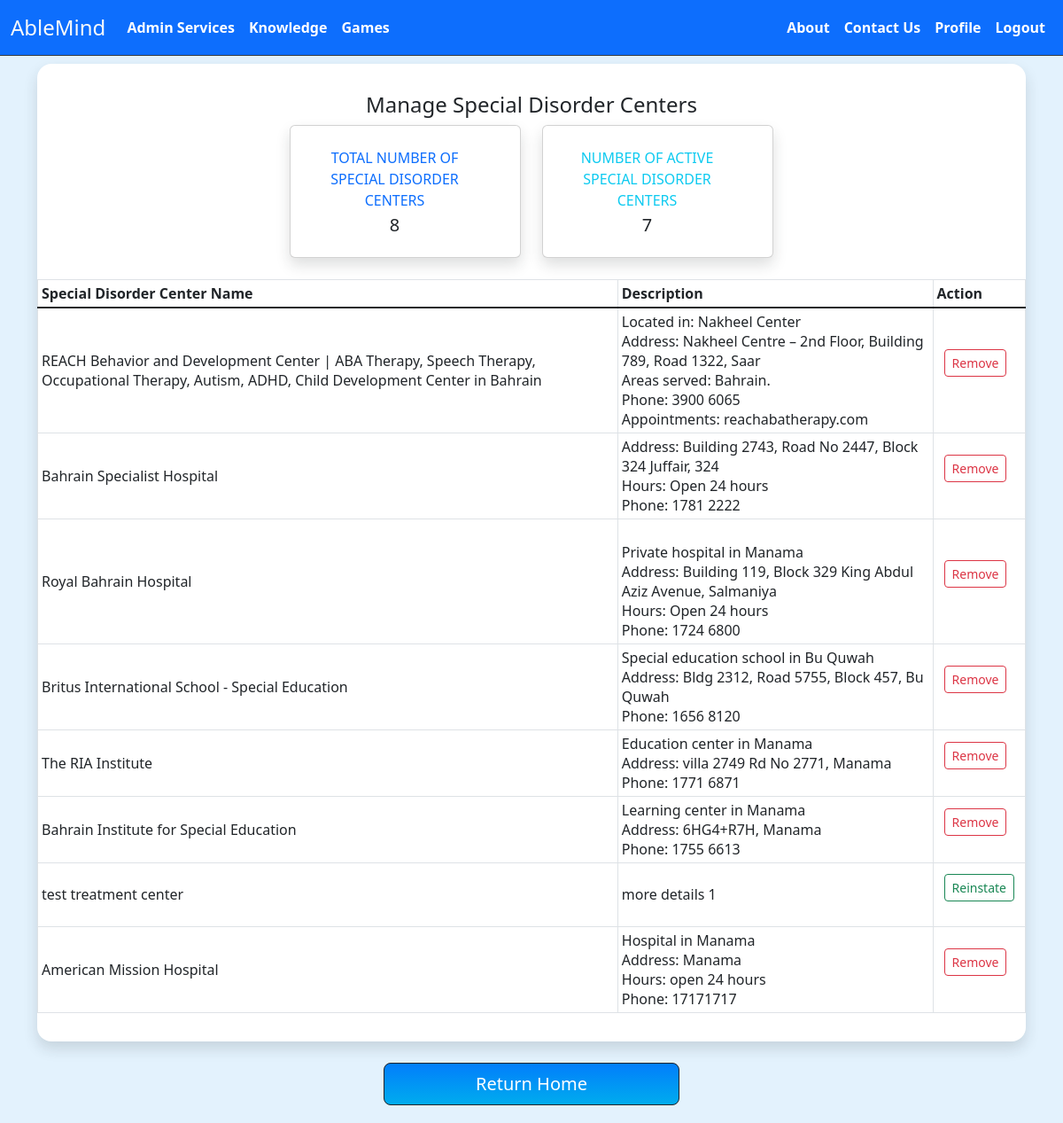
Page /manageTreatmentCenters.php (signed in) on the committed database.
### tables this page shows
CREATE TABLE `treatment_center` (
  `treat_center_id` int(11) NOT NULL,
  `center_name` varchar(200) NOT NULL,
  `description` varchar(500) NOT NULL,
  `status` varchar(10) NOT NULL DEFAULT 'active',
  `picture` varchar(250) NOT NULL DEFAULT 'defaultTreatmentCenter.png'
);

### manageTreatmentCenters.php (the view, shortened to what this page needs)
<?php
require("project_connection.php");
require("navbar_admin.php");
try {
  $sql = "SELECT * FROM `treatment_center`";
  $result = $db->query($sql);
  $rows = $result->fetchAll();
  $sql2 = "SELECT COUNT(*) FROM `treatment_center` where `status` = 'active'";
  $countResult = $db->query($sql2);
  $count = $countResult->fetchColumn();
} catch (PDOException $e) {
  echo $e->getMessage();
  die();
}
?>
<!DOCTYPE html>
<html lang="en">
<head>
  <link href="./assets/dist/css/bootstrap.min.css" rel="stylesheet">
</head>
<body style="background-color: #e3f2fd;">
  <br><br><br>
  <div class='container-lg'>
    <div class="rounded-4 shadow bg-white  py-3">
      <h4 class="mt-3 mb-2 mx-auto text-center"> Manage Special Disorder Centers</h4>
      <div class="row">
        <div class="col-xl-3 col-md-6 mb-4 ms-auto">
          <div class="card border-left-primary shadow h-100 py-2">
            <div class="card-body">
              <div class="row no-gutters align-items-center">
                <div class="col mr-2">
                  <div class="text-xs font-weight-bold text-primary text-uppercase mb-1 text-center">
                    Total Number of Special Disorder Centers</div>
                  <div class="h5 mb-0 font-weight-bold text-gray-800 text-center"><?php echo count($rows) ?> </div>
                </div>
              </div>
            </div>
          </div>
        </div>
        <div class="col-xl-3 col-md-6 mb-4 me-auto">
          <div class="card border-left-primary shadow h-100 py-2">
            <div class="card-body">
              <div class="row no-gutters align-items-center">
                <div class="col mr-2">
                  <div class="text-xs font-weight-bold text-info text-uppercase mb-1 text-center">
                    Number of active Special Disorder Centers</div>
                  <div class="h5 mb-0 font-weight-bold text-gray-800 text-center"><?php echo $count; ?> </div>
                </div>
              </div>
            </div>
          </div>
        </div>
        <div class="table-responsive text-center">
          <table class="table table-bordered table-sm">
            <thead>
              <tr>
                <th scope="col">Special Disorder Center Name</th>
                <th scope="col">Description</th>
                <th scope="col">Action</th>
              </tr>
            </thead>
            <tbody class="table-group-divider table align-middle">
              <?php
              foreach ($rows as $row) {
              ?>
                <tr>
                  <td><?php echo $row['center_name']; ?></td>
                  <td style="white-space: pre-line;"><?php echo $row['description']; ?></td>
                  <td>
                    <form>
                      <?php
                      if ($row['status'] == 'active')
                        echo "<input type='submit' name='removeCenter' class='btn btn-outline-danger btn-sm' value='Remove'/>";
                      else
                        echo "<input type='submit' name='reinstateCenter' class='btn btn-outline-success btn-sm' value='Reinstate'/>";
                      ?>
                    </form>
                  </td>
                </tr>
              <?php
              }
              ?>
            </tbody>
          </table>
        </div>
      </div>
    </div>
    <div style="width:30%; margin-left:auto; margin-right:auto; margin-bottom:20px;">
      <br>
      <a class='btn btn-dark btn-lg d-block' style="background-image: linear-gradient(0deg, rgb(0, 172, 238) 0%, rgb(2, 126, 251) 100%);" href="<?php if (isset($_SESSION['userType'])) {
                                                                                                                                                  if ($_SESSION['userType'] == "member")
                                                                                                                                                    echo 'memberDashboard.php';
                                                                                                                                                  else if ($_SESSION['userType'] == "admin")
                                                                                                                                                    echo 'adminDashboard.php';
                                                                                                                                                  else if ($_SESSION['userType'] == "specialist")
                                                                                                                                                    echo 'specialistDashboard.php';
                                                                                                                                                } else
                                                                                                                                                  echo 'homepage.php'; ?>">Return Home</a>
    </div>
  </div>
</body>
</html>

### rows in the picture
treatment_center: center_name "REACH Behavior and Development Center | ABA Therapy, Speech Therapy, Occupational Therapy, Autism, ADHD, Child Development Center in Bahrain", description "Located in: Nakheel Center Address: Nakheel Centre – 2nd Floor, Building 789, Road 1322, Saar Areas served: Bahrain. Phone: 3900 6065 Appointments: reachabatherapy.com"
treatment_center: center_name "Bahrain Specialist Hospital", description "Address: Building 2743, Road No 2447, Block 324 Juffair, 324 Hours: Open 24 hours Phone: 1781 2222"
treatment_center: center_name "Royal Bahrain Hospital", description "Private hospital in Manama Address: Building 119, Block 329 King Abdul Aziz Avenue, Salmaniya Hours: Open 24 hours Phone: 1724 6800"
treatment_center: center_name "Britus International School - Special Education", description "Special education school in Bu Quwah Address: Bldg 2312, Road 5755, Block 457, Bu Quwah Phone: 1656 8120"
treatment_center: center_name "The RIA Institute", description "Education center in Manama Address: villa 2749 Rd No 2771, Manama Phone: 1771 6871"
treatment_center: center_name "Bahrain Institute for Special Education", description "Learning center in Manama Address: 6HG4+R7H, Manama Phone: 1755 6613"
treatment_center: center_name "test treatment center", description "more details 1"
treatment_center: center_name "American Mission Hospital", description "Hospital in Manama Address: Manama Hours: open 24 hours Phone: 17171717"

### other values in the picture
count($rows) "8"
$count "7"
